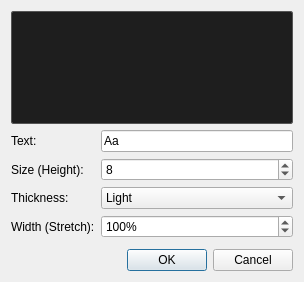
<?xml version="1.0" encoding="UTF-8"?>
<ui version="4.0">
 <class>TextDialog</class>
 <widget class="QDialog" name="TextDialog">
  <property name="geometry">
   <rect>
    <x>0</x>
    <y>0</y>
    <width>304</width>
    <height>282</height>
   </rect>
  </property>
  <property name="windowTitle">
   <string>Text Tool Settings</string>
  </property>
  <layout class="QVBoxLayout" name="verticalLayout">
   <item>
    <widget class="QLabel" name="previewLabel">
     <property name="minimumSize">
      <size>
       <width>0</width>
       <height>80</height>
      </size>
     </property>
     <property name="styleSheet">
      <string>background-color: #1e1e1e; border: 1px solid #555555; border-radius: 2px;</string>
     </property>
     <property name="text">
      <string/>
     </property>
     <property name="alignment">
      <set>Qt::AlignmentFlag::AlignCenter</set>
     </property>
    </widget>
   </item>
   <item>
    <layout class="QFormLayout" name="formLayout">
     <item row="0" column="0">
      <widget class="QLabel" name="label">
       <property name="text">
        <string>Text:</string>
       </property>
      </widget>
     </item>
     <item row="0" column="1">
      <widget class="QLineEdit" name="textEdit">
       <property name="text">
        <string>Aa</string>
       </property>
      </widget>
     </item>
     <item row="1" column="0">
      <widget class="QLabel" name="label_2">
       <property name="text">
        <string>Size (Height):</string>
       </property>
      </widget>
     </item>
     <item row="1" column="1">
      <widget class="QSpinBox" name="sizeSpinBox">
       <property name="minimum">
        <number>4</number>
       </property>
       <property name="maximum">
        <number>128</number>
       </property>
       <property name="value">
        <number>8</number>
       </property>
      </widget>
     </item>
     <item row="2" column="0">
      <widget class="QLabel" name="label_3">
       <property name="text">
        <string>Thickness:</string>
       </property>
      </widget>
     </item>
     <item row="2" column="1">
      <widget class="QComboBox" name="weightCombo">
       <item>
        <property name="text">
         <string>Light</string>
        </property>
       </item>
       <item>
        <property name="text">
         <string>Normal</string>
        </property>
       </item>
       <item>
        <property name="text">
         <string>Bold</string>
        </property>
       </item>
       <item>
        <property name="text">
         <string>Black</string>
        </property>
       </item>
      </widget>
     </item>
     <item row="3" column="0">
      <widget class="QLabel" name="label_4">
       <property name="text">
        <string>Width (Stretch):</string>
       </property>
      </widget>
     </item>
     <item row="3" column="1">
      <widget class="QSpinBox" name="stretchSpinBox">
       <property name="suffix">
        <string>%</string>
       </property>
       <property name="minimum">
        <number>50</number>
       </property>
       <property name="maximum">
        <number>400</number>
       </property>
       <property name="value">
        <number>100</number>
       </property>
      </widget>
     </item>
    </layout>
   </item>
   <item>
    <widget class="QDialogButtonBox" name="buttonBox">
     <property name="orientation">
      <enum>Qt::Orientation::Horizontal</enum>
     </property>
     <property name="standardButtons">
      <set>QDialogButtonBox::StandardButton::Cancel|QDialogButtonBox::StandardButton::Ok</set>
     </property>
    </widget>
   </item>
  </layout>
 </widget>
 <resources/>
 <connections>
  <connection>
   <sender>buttonBox</sender>
   <signal>accepted()</signal>
   <receiver>TextDialog</receiver>
   <slot>accept()</slot>
   <hints>
    <hint type="sourcelabel">
     <x>248</x>
     <y>254</y>
    </hint>
    <hint type="destinationlabel">
     <x>157</x>
     <y>274</y>
    </hint>
   </hints>
  </connection>
  <connection>
   <sender>buttonBox</sender>
   <signal>rejected()</signal>
   <receiver>TextDialog</receiver>
   <slot>reject()</slot>
   <hints>
    <hint type="sourcelabel">
     <x>316</x>
     <y>260</y>
    </hint>
    <hint type="destinationlabel">
     <x>286</x>
     <y>274</y>
    </hint>
   </hints>
  </connection>
 </connections>
</ui>
